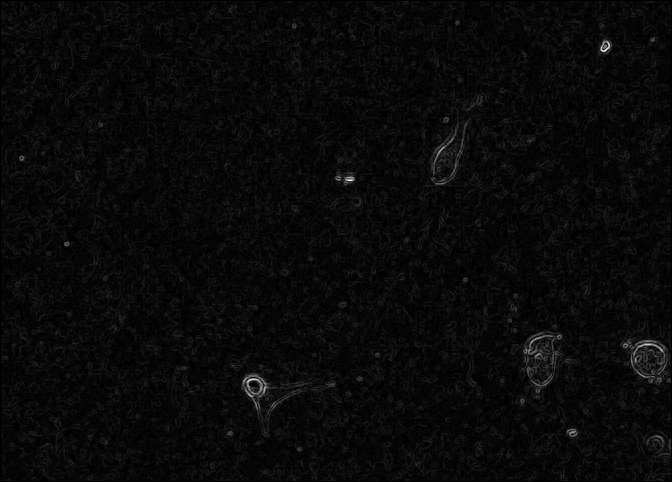
#> input picture cell_shape/segmentation/sample_sobel_img.tif, 672 x 482 px, given in place of itoh-cell-migration-02.mov, which was not available
$ python yoshi_analysis.py   (Python 2 division)   (older library calls are emulated)
#> lines starting #> are read from the running program, lines starting #| are printed output that depends on the picture; after the words box and inside, x2 and y2 are one past the last pixel; in counts of white or black regions, pixels touching at a corner belong together; pictures that were not available may be replaced by others from this repository, and a replacement may not be noted
### cell_shape/ftracker.py
# -*- coding: utf-8 -*-
"""
Created on Wed Apr 26 13:55:30 2017

@author: univ4208
"""

import numpy as np
import cv2
import scipy.ndimage as ndi
import skimage
import hungarian
import skimage.feature
from sklearn.neighbors import KNeighborsClassifier
a=10

def filter_by_size(img_segm):
    """filters a segmented image by getting rid of the components with too few pixels"""

    numbers = np.zeros(np.max(img_segm-1))
    for i in range(1,np.max(img_segm)):
        numbers[i-1] = np.sum(img_segm==i)

    indexes = np.arange(1,np.max(img_segm))
    #indexes = indexes[numbers>np.mean(numbers)] #Deletes the 1-pixel elements
    indexes = indexes[numbers>500] #Deletes the 1-pixel elements

    segm_filtered = np.zeros(img_segm.shape)
    j=1
    for i in (indexes):
        segm_filtered[img_segm==i] = j
        j+=1
    return segm_filtered

def canny_threshold(image):
    """Performs thresholding of an image using contour detection. This algorithm can be decomposed in two steps:
    1/Canny filter to get only edges in the image
    2/Gaussian blur
    3/Contour detection and filling"""
    size = 3

    #Step 1
    canny = skimage.feature.canny(image)
    canny = canny/np.max(canny)*240     #!!Very important otherwise fails miserably. Flagadagada
    canny = canny.astype(np.uint8)
    #Step 2
    canny_blur = cv2.blur(canny,(size,size))
    canny_blur,contour,hierarchy = cv2.findContours(canny_blur,cv2.RETR_CCOMP,cv2.CHAIN_APPROX_SIMPLE)
    #Step 3
    i=0
    img = np.zeros(image.shape)
    for cnt in contour:
            cv2.drawContours(img,contour,i,255,-1)
            i+=1
    return img

# [50 lines left out: functions watershed_for_cells, centroids, not called in this run]

def centroids2(img_segm,liste):
    """Computes the positions of centroids in a segmented image.
    Returns the centroids numbers in order."""
    m = len(liste)
    xs = np.zeros(m)
    ys = np.zeros(m)
    j=0
    for elt in liste:
        pos_list = np.where(img_segm==elt)
        xs[j] = np.mean(pos_list[0])
        ys[j] = np.mean(pos_list[1])
        j+=1
    return xs,ys

def w_thresh(gray):
    """Wraps up the thresholding method"""
    thresh = canny_threshold(gray)
    kernel = np.ones((4,4), np.uint8)
    thresh = cv2.erode(thresh, kernel, iterations=1)
    return thresh


"""niou methods"""
# [76 lines left out: functions updateLabels, fillCostMatrix, w_hungarian, not called in this run]


def filter_out_flickers(total_buffer,index_disappeared):
    """Removes flickering artefacts considering that a signal flickering in time is an artefact.
    Can only handle one flickering thing at a time for now."""

    wait_for_disparition = False
    candidate_for_disparition = -1
    to_destroy = []   #List of 3D tuples (value,first_index,last_index) of segmented elements to remove from image
    beginning_index = -1
    premier_i =-1
    list_of_is =[]

    previous_index, osef2, osef3 = index_disappeared[0]  #Get the index for the first event

    for i in range(0,len(index_disappeared)):
        index,diff,list_index = index_disappeared[i]
        #Remove an appearing and disappearing object from the experiment only if it
        #disappears in the next 5 (arbitrary) frames. If longer, conseder that something relevant
        #happened.

        if wait_for_disparition:
            #If sth appeared, destroy it if:
            #-It is the same object that disappears
            #-If the event is a disparition
            #-If it disappears in a time<time_thr
            size = np.count_nonzero(total_buffer[:,:,index-1]==list_index[0])
            if list_index[0]==candidate_for_disparition and diff<0 and size<500:
                to_destroy.append((list_index[0],beginning_index,index))
                list_of_is.append(premier_i)
                list_of_is.append(i)
            wait_for_disparition=False

        if diff>0:   #Creation, do wait for disparition
            candidate_for_disparition = list_index[0]
            beginning_index = index
            wait_for_disparition =True
            premier_i = i

    return to_destroy,list_of_is

# [219 lines left out: functions remove_to_destroy, get_remaining_events, isFusion, isDivision, splitCell, bindEvents, not called in this run]


### cell_shape/displayFunctions.py
# -*- coding: utf-8 -*-
"""
Created on Wed Apr 26 13:48:05 2017

@author: univ4208
"""
import numpy as np
import cv2
import os

def showSegmentation_color(filename,total_buffer,save=False,savename='video8'):
    """Based on a pre-established segmentation shows the corresponding movie"""
    cap = cv2.VideoCapture(os.path.join("data",filename))
    length = int(cap.get(cv2.CAP_PROP_FRAME_COUNT))

    max_index = np.amax(total_buffer)
    colors = []
    total_buffer = total_buffer.astype(np.uint8)

    for i in range(max_index):
        color_intensity = (max_index+1)//3 * (i//3+1) *40
        if i%3 == 0:
            colors.append((color_intensity,i//3 * color_intensity,abs(1-i//3)*color_intensity))
        if i%3 == 1:
            colors.append((abs(1-i//3)*color_intensity,
                           color_intensity,color_intensity,
                           i//3 * color_intensity))
        if i%3 == 2:
            colors.append((i//3 * color_intensity,
                           abs(1-i//3)*color_intensity,
                           color_intensity))
    for i in range(length):
        #Get frame
        ret, frame = cap.read()
        frame=frame[30:,:,:]
        thresh = total_buffer[:,:,i]
        thresh = np.copy(thresh)
        drawCentroids2(frame,thresh,colors)
        thresh,contour,hierarchy = cv2.findContours(thresh,cv2.RETR_CCOMP,cv2.CHAIN_APPROX_SIMPLE)
        cv2.drawContours(frame, contour, -1, (0,255,0), 3)

        cv2.imshow('frame',frame)
        cv2.waitKey(100)
        if save:
            cv2.imwrite(os.path.join("data",savename,'frame'+str(i)+'.png'),frame )

# [16 lines left out: function showSegmentation, not called in this run]

def drawCentroids(image,xs,ys):
    for i in range(len(xs)):
        cv2.circle(image, (int(ys[i]),int(xs[i])), 10, (0,0,255), -1)

def drawCentroids2(image, img_segm,colors):
    m = np.max(img_segm)
    xs = []
    ys = []
    elts = []
    for i in range(0,m):
        if np.any(img_segm==i+1):
            pos_list = np.where(img_segm==i+1)
            xs.append(np.mean(pos_list[0]))
            ys.append(np.mean(pos_list[1]))
            elts.append(i)
    for i in range(len(xs)):
        cv2.circle(image, (int(ys[i]),int(xs[i])), 10, colors[elts[i]], -1)


def drawContours(img,thresh,color=0):
    thresh = thresh.astype(np.uint8)
    thresh,contour,hierarchy = cv2.findContours(thresh,cv2.RETR_CCOMP,cv2.CHAIN_APPROX_SIMPLE)
    image = np.copy(img)
    #Color changes the color of what is displayed
    if color:
        cv2.drawContours(image, contour, -1, (0,255,0), 3)
    else:
        cv2.drawContours(image, contour, -1, (255,0,0), 3)
    return image

### cell_shape/yoshi_analysis.py
#!/usr/bin/env python2
# -*- coding: utf-8 -*-
"""
Created on Tue Apr 25 10:56:25 2017

@author: aurelien
"""

import numpy as np
import cv2
import matplotlib.pyplot as plt
import os
from scipy import ndimage as ndi

from skimage import color
import scipy.ndimage as ndimage

from skimage.filters import threshold_otsu
import skimage.filters

import scipy.misc
import time

import segmentationFunctions as sf

#Manually written scripts
import ftracker
import displayFunctions as df

t = time.clock()
"""1st pass"""

print "1st pass"
filename = os.path.join("data",'itoh-cell-migration-02.mov')

cap = cv2.VideoCapture(filename)

length = int(cap.get(cv2.CAP_PROP_FRAME_COUNT))
width = int(cap.get(cv2.CAP_PROP_FRAME_WIDTH))
height = int(cap.get(cv2.CAP_PROP_FRAME_HEIGHT))
save=True
filename='video1/'
saveLabels = 0
labels_list=[[0],[0]]
total_buffer= np.zeros((height-30,width,length),dtype=np.uint8)
for i in range(length):
    #Get frame
    ret, frame = cap.read()
    #gray = cv2.cvtColor(frame, cv2.COLOR_BGR2GRAY)
    gray = frame[:,:,0]
    gray=gray[30:,:]
    #Definition of the different quantities used for temporal analysis
    if i==0:
        images_buffer = np.zeros((gray.shape[0],gray.shape[1],2))
        gray_buffer = np.zeros((gray.shape[0],gray.shape[1],2),dtype=np.uint8) # remembers i-1 and i-2
        centroids_buffer = [0,0]   #List with two entries
        #total_buffer = np.zeros((gray.shape[0],gray.shape[1],length),dtype=np.uint8)
        index_disappeared = []
        #List3d tuples (i,size_diff,indexes) with the iteration number, the difference between number of cells found
        #between two frames and the index of the cell which appeared or disappeared.
    #thresholding
    thresh = ftracker.w_thresh(gray)
    gray_buffer[:,:,i%2] = gray
    #Segmentation
    labels_new, nlabs = ndi.label(thresh)
    labels_new_filtered = ftracker.filter_by_size(labels_new)

    #Misc. assigmnments
    images_buffer[:,:,i%2] = labels_new_filtered
    total_buffer[:,:,i] = images_buffer[:,:,i%2]
    labels_list[i%2] = range(1,int(np.amax(labels_new_filtered))+1)
    centroids_buffer[i%2] = ftracker.centroids2(labels_new_filtered,labels_list[i%2])

    if i==15:
        saveLabels = np.copy(images_buffer)
    #Hungarian algorithm
    if i>0:
        images_buffer[:,:,i%2] = ftracker.w_hungarian(centroids_buffer,i,index_disappeared,images_buffer,labels_list)
        total_buffer[:,:,i] = images_buffer[:,:,i%2]

    gray_contours = df.drawContours(gray_buffer[:,:,i%2],images_buffer[:,:,i%2]==3)
    xc,yc = centroids_buffer[i%2]
    df.drawCentroids(gray_contours,xc,yc)
#> this loop made 1 pass
#> (nlabs, xc, yc) on pass 1: (95, [125.2, 328.3, 329.7, 363.9], [448.6, 541.3, 649, 272.7])
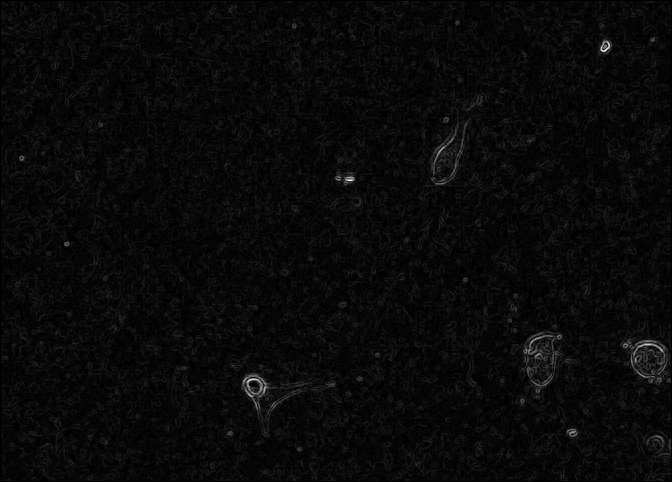
#> input picture cell_shape/segmentation/sample_sobel_img.tif, 672 x 482 px, given in place of itoh-cell-migration-02.mov, which was not available
#> pass 1, `gray=gray[30:,:]`:
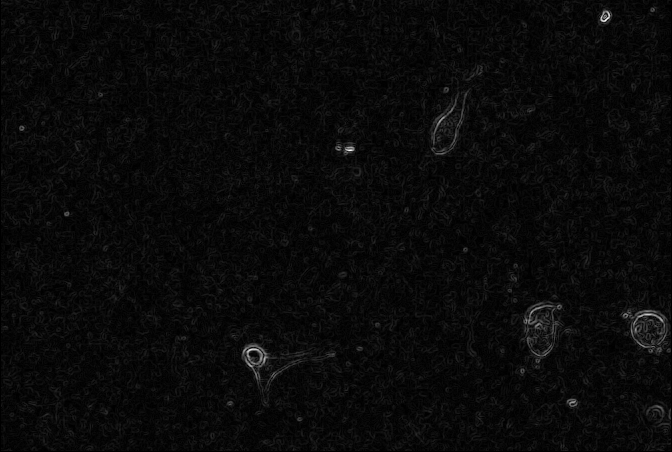
#> gray: shape (452, 672); min 0, max 255, mean 9.6
#> pass 1, in canny_threshold, `canny = skimage.feature.canny(image)`:
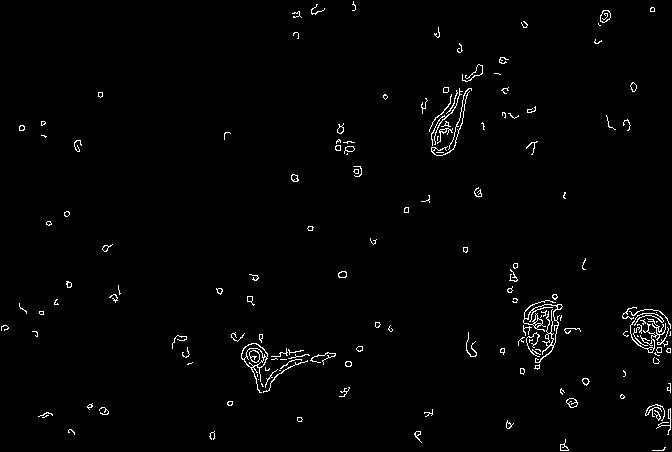
#> canny: shape (452, 672) bool; 1.5% white in thin lines or dots
#> after the loop:
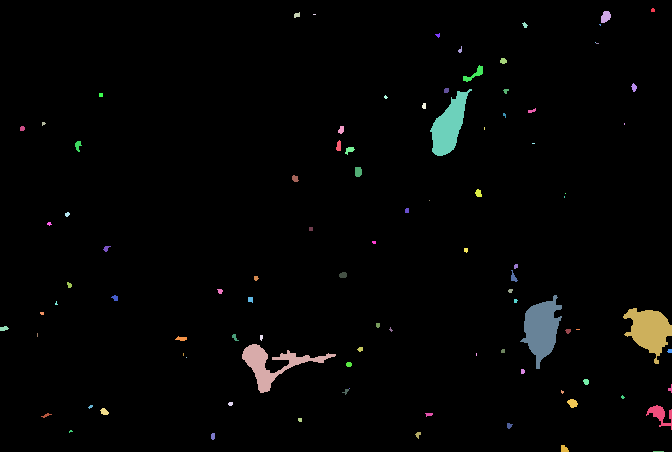
#> labels_new: shape (452, 672) int32; 96 distinct labels, from 0 to 95; one colour per label, 0 black
#> after the loop:
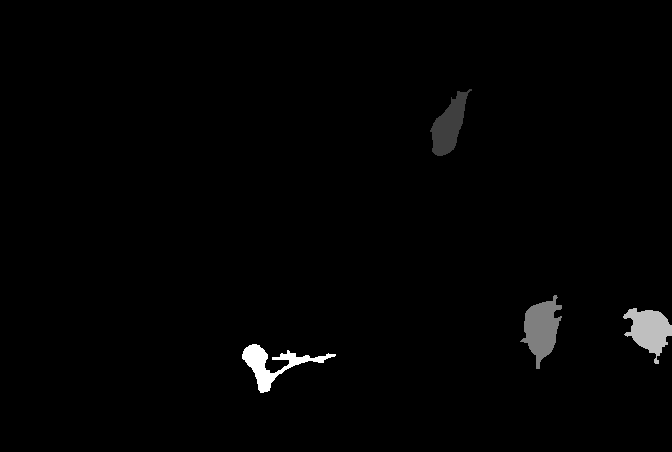
#> labels_new_filtered: shape (452, 672) float64; min 0, max 4, mean 0.0474; drawn with min black and max white
#> after the loop:
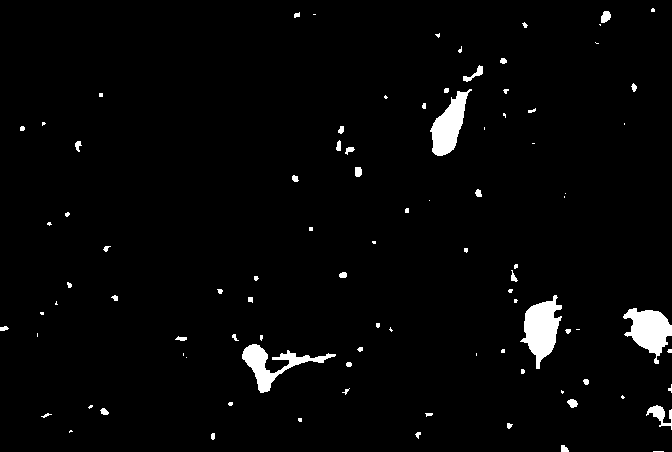
#> thresh: shape (452, 672) float64; 2.6% white; 93 white regions (48 under 20 px), largest, box (x1, y1, x2, y2) and area: (520, 295, 562, 369) 1665, (623, 308, 672, 364) 1488, (430, 89, 472, 156) 1370
#> after the loop, labels_list = [[1, 2, 3, 4], [0]]

cap.release()
filename = 'itoh-cell-migration-02.mov'
df.showSegmentation_color(filename,total_buffer,save=True,savename='video1')
#> in showSegmentation_color, `max_index = np.amax(total_buffer)`: max_index = 4
#> the loop in showSegmentation_color, `for i in range(max_index):` made 4 passes
#> color_intensity on passes 1 to 4: 40, 40, 40, 80
#> after the loop in showSegmentation_color, `for i in range(max_index):`: colors = [(40, 0, 40), (40, 40, 40, 0), (0, 40, 40), (80, 80, 0)]
#> the loop in showSegmentation_color, `for i in range(length):` made 1 pass
#> m in drawCentroids2 on pass 1: 4
#> pass 1, in showSegmentation_color, `cv2.imshow('frame',frame)`:
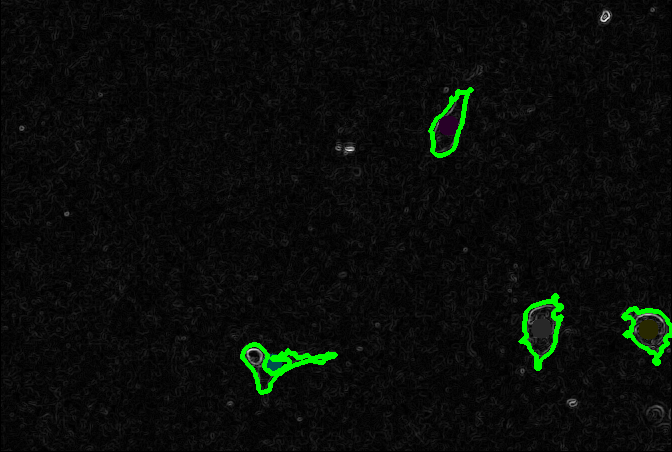
#> window 'frame': shape (452, 672, 3); mean B, G, R 9.1, 12.4, 9.1

"""2nd pass"""
print "2nd pass"
tota_buf = np.copy(total_buffer)
#> (the run stopped early here; a loop or call above may not have finished)
